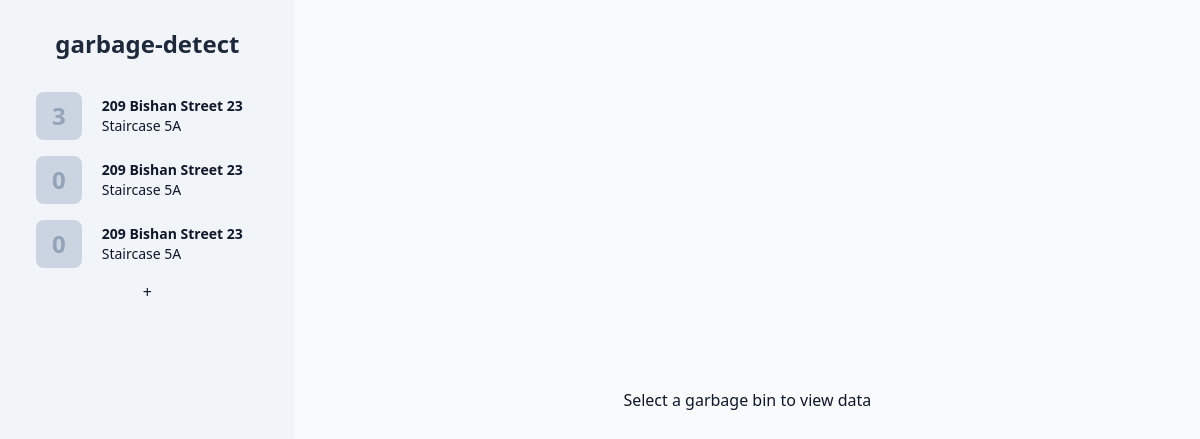
The page / on the database its author committed.
### tables this page shows
CREATE TABLE info (id, img_path, address, location, cam_expiry);

### app.py (the view)
@app.route('/')
def index():
    return render_template('base.html', bins=db.fetch_bins(), target=None)

### db.py (called while the page is built)
def get_columns(table: str) -> list:
    return [i[1] for i in sql(f'PRAGMA table_info({table})').fetchall()]

def get_property(id: int, property: str):
    return sql(f'SELECT {property} FROM info WHERE id={id}').fetchone()[0]

def fetch_bins():
    bins = [
        {
            prop: get_property(i, prop) for prop in get_columns('info')
        }
        for (i,) in sql('SELECT id FROM info').fetchall()
    ]
    for i in bins:
        i['cam_connected'] = time() < i['cam_expiry']
        i['latest_litter_count'] = sql(
            f'SELECT litter_count FROM bin{i["id"]} ORDER BY time DESC'
        ).fetchone()[0]
    return bins

### templates/base.html (shortened to what this page needs)
<!DOCTYPE html>
<html lang="en" class="h-full">
<head>
    <link href="{{ url_for('static', filename='generated-styles.css') }}" rel="stylesheet">
</head>
<body class="h-full flex bg-slate-50 text-slate-900">
    <nav id="binNav"
        class="flex flex-col items-stretch gap-2 overflow-y-scroll bg-slate-100 py-2 px-8 h-screen min-w-max">
        <a href="/">
            <h1 class="text-2xl font-extrabold text-slate-800 w-full text-center my-5">garbage-detect</h1>
        </a>
        {% for bin in bins %}
        <a class="rounded-xl leading-5 duration-200 flex items-center min-h-[3.5rem]
        {% if target.id == bin.id %}
        bg-slate-700 text-slate-100
        {% else %}
        hover:bg-slate-200
        {% endif %}" href="/{{bin.id}}">
            <div class="text-2xl font-semibold px-4 ml-1 h-[calc(100%-0.5rem)] flex items-center rounded-lg
            {% if target.id == bin.id %}
            bg-slate-800 text-slate-100
            {% else %}
            bg-slate-300 text-slate-400
            {% endif %}">{{ bin.latest_litter_count }}</div>
            <div class="px-5 py-2 text-sm">
                <div class="font-bold">{{ bin.address }}</div>
                <div class="font-normal">{{ bin.location }}</div>
            </div>
        </a>
        {% endfor %}
        <a href="/newbin" class="text-center">+</a>
    </nav>
    <main class="py-8 px-10 h-full flex-grow overflow-y-scroll">
        {% block stats %}
        <div class="h-full flex justify-center items-center">Select a garbage bin to view data</div>
        {% endblock %}
    </main>
</body>
</html>

### static/generated-styles.css (style rules this page uses)
*,:after,:before { box-sizing:border-box;border:0 solid }
:after,:before { --tw-content:"" }
html { line-height:1.5;-webkit-text-size-adjust:100%;-moz-tab-size:4;-o-tab-size:4;tab-size:4;font-family:ui-sans-serif,system-ui,-apple-system,BlinkMacSystemFont,Segoe UI,Roboto,Helvetica Neue,Arial,Noto Sans,sans-serif,Apple Color Emoji,Segoe UI Emoji,Segoe UI Symbol,Noto Color Emoji }
body { margin:0;line-height:inherit }
h1,h2,h3,h4,h5,h6 { font-size:inherit;font-weight:inherit }
a { color:inherit;text-decoration:inherit }
blockquote,dd,dl,figure,h1,h2,h3,h4,h5,h6,hr,p,pre { margin:0 }
.my-5 { margin-top:1.25rem;margin-bottom:1.25rem }
.ml-1 { margin-left:.25rem }
.flex { display:flex }
.h-full { height:100% }
.h-screen { height:100vh }
.h-\[calc\(100\%-0\.5rem\)\] { height:calc(100% - .5rem) }
.min-h-\[3\.5rem\] { min-height:3.5rem }
.w-full { width:100% }
.min-w-max { min-width:-webkit-max-content;min-width:-moz-max-content;min-width:max-content }
.flex-grow { flex-grow:1 }
.flex-col { flex-direction:column }
.items-center { align-items:center }
.items-stretch { align-items:stretch }
.justify-center { justify-content:center }
.gap-2 { gap:.5rem }
.overflow-y-scroll { overflow-y:scroll }
.rounded-xl { border-radius:.75rem }
.rounded-lg { border-radius:.5rem }
.bg-slate-50 { --tw-bg-opacity:1;background-color:rgb(248 250 252/var(--tw-bg-opacity)) }
.bg-slate-100 { --tw-bg-opacity:1;background-color:rgb(241 245 249/var(--tw-bg-opacity)) }
.bg-slate-300 { --tw-bg-opacity:1;background-color:rgb(203 213 225/var(--tw-bg-opacity)) }
.py-2 { padding-top:.5rem;padding-bottom:.5rem }
.px-8 { padding-left:2rem;padding-right:2rem }
.px-4 { padding-left:1rem;padding-right:1rem }
.px-5 { padding-left:1.25rem;padding-right:1.25rem }
.py-8 { padding-top:2rem;padding-bottom:2rem }
.px-10 { padding-left:2.5rem;padding-right:2.5rem }
.text-center { text-align:center }
.text-2xl { font-size:1.5rem;line-height:2rem }
.text-sm { font-size:.875rem;line-height:1.25rem }
.font-extrabold { font-weight:800 }
.font-semibold { font-weight:600 }
.font-bold { font-weight:700 }
.font-normal { font-weight:400 }
.leading-5 { line-height:1.25rem }
.text-slate-900 { --tw-text-opacity:1;color:rgb(15 23 42/var(--tw-text-opacity)) }
.text-slate-800 { --tw-text-opacity:1;color:rgb(30 41 59/var(--tw-text-opacity)) }
.text-slate-400 { --tw-text-opacity:1;color:rgb(148 163 184/var(--tw-text-opacity)) }
.duration-200 { transition-duration:.2s }
* { box-sizing:border-box }

### rows shown on the page
info: address "209 Bishan Street 23", location "Staircase 5A"
info: address "209 Bishan Street 23", location "Staircase 5A"
info: address "209 Bishan Street 23", location "Staircase 5A"

### other values the page prints
{{ bin.latest_litter_count }} "3" "0" "0"
